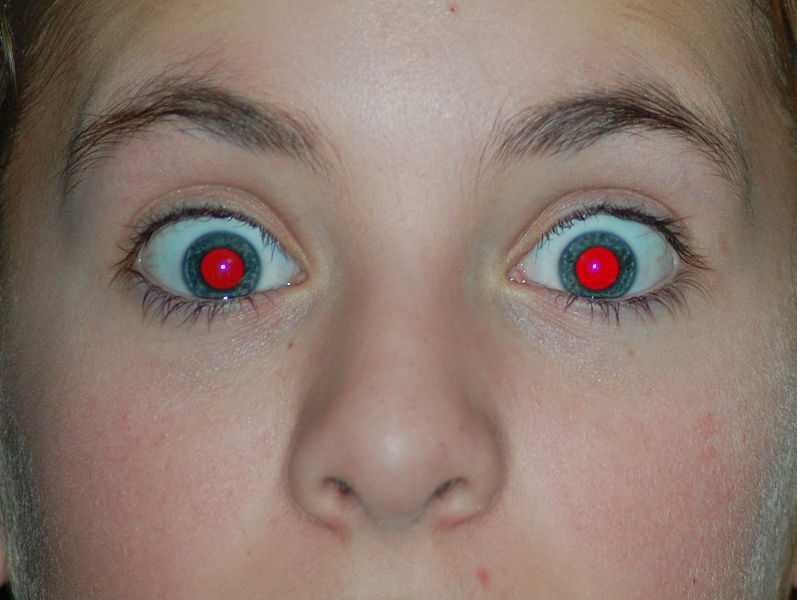
#> input picture data/images/red_eyes.jpg, 797 x 600 px
$ jupyter execute Automatic_Red_Eye_Removal.ipynb   (older library calls are emulated)
#> lines starting #> are read from the running program, lines starting #| are printed output that depends on the picture; after the words box and inside, x2 and y2 are one past the last pixel; in counts of white or black regions, pixels touching at a corner belong together
### utils.py
import cv2
import matplotlib.pyplot as plt

def fixColorSpace(im):
    nDims = len(im.shape)
    if nDims == 3:
        imOut = cv2.cvtColor(im, cv2.COLOR_BGR2RGB)
    elif nDims == 2:
        imOut = cv2.cvtColor(im, cv2.COLOR_GRAY2RGB)

    return imOut

# [33 lines left out: functions imshow3, imshow2, not called in this run]

def imshow(im, scale = 1):
    imOut = fixColorSpace(im)
    plt.figure(figsize=(15 * scale, 15 * scale))
    plt.imshow(imOut)
    plt.axis('off')
    plt.show()

### Automatic_Red_Eye_Removal.ipynb
# Automatic Red Eye Removal

## Outline

- What causes the Red-Eye Effect in flash photography?
- How to remove Red-Eyes Automatically?
- Automatic Red-Eye Removal Results

## What causes the Red-Eye Effect in flash photography?

## How to remove Red-Eyes Automatically?

## Step 1: Eye detection

We use the standard **OpenCV Haar detector** (`haarcascade_eye.xml`) for eyes for finding the eyes

[cell 1]
import cv2
import numpy as np
from utils import imshow, imshow2
import time

[cell 2]
# Read image
img = cv2.imread("data/images/red_eyes.jpg", cv2.IMREAD_COLOR)
#> img is the input picture: shape (600, 797, 3); mean B, G, R 110, 120, 139.7

# Output image
imgOut = img.copy()

# Load HAAR cascade
eyesCascade = cv2.CascadeClassifier("haarcascade_eye.xml")

# Detect eyes
eyes = eyesCascade.detectMultiScale(img,scaleFactor=1.3, minNeighbors=4, minSize=(100, 100))
#> eyes = [[92, 142, 233, 233], [457, 118, 272, 272]]

## Step 2 : Masking red eyes

**Observation** : Red eyes are BRIGHT RED.

**Heuristics**

> **R > Threshold**
> AND
> **R > G +B**

## Step 3: Cleaning up pupil mask

1. Fill Holes
2. Dilate

## Step 4: How to fix Red-Eyes

1. The pupil should be dark.
2. $R = f(G,B)$

[cell 3]
def fillHoles(mask):
    '''
        This hole filling algorithm is decribed in this post
        https://www.learnopencv.com/filling-holes-in-an-image-using-opencv-python-c/
    '''
    maskFloodfill = mask.copy()
    h, w = maskFloodfill.shape[:2]
    maskTemp = np.zeros((h+2, w+2), np.uint8)
    cv2.floodFill(maskFloodfill, maskTemp, (0, 0), 255)
    mask2 = cv2.bitwise_not(maskFloodfill)
    return mask2 | mask

[cell 4]
# For every detected eye
for (x, y, w, h) in eyes:
    # Extract eye from the image
    eye = img[y:y+h, x:x+w]
    # Split eye image into 3 channels
    b = eye[:, :, 0]
    g = eye[:, :, 1]
    r = eye[:, :, 2]
    # Uncomment to see the channels
    # bgr = np.hstack((b, g, r))
    #imshow(bgr)
    # Add the green and blue channels.
    bg = cv2.add(b, g)
    # Simple red eye detector.
    mask = (r > 150) &  (r > bg)
    # Convert the mask to uint8 format.
    mask = mask.astype(np.uint8)*255
    # Clean mask -- 1) File holes 2) Dilate (expand) mask.
    mask = fillHoles(mask)
    # Dilate
    mask = cv2.dilate(mask, None, anchor=(-1, -1), iterations=3, borderType=1, borderValue=1)
    # Calculate the mean channel by averaging
    # the green and blue channels
    mean = np.zeros(b.shape)
    mask = mask.astype(np.bool)[:, :, np.newaxis]
    mean = mean[:, :, np.newaxis]
    # Copy the eye from the original image.
    eyeOut = eye.copy()
    # Copy the mean image to the output image.
    eyeOut = np.where(mask, mean, eyeOut)
    # Copy the fixed eye to the output image.
    imgOut[y:y+h, x:x+w, :] = eyeOut
#> this loop made 2 passes
#> pass 1, `eye = img[y:y+h, x:x+w]`:
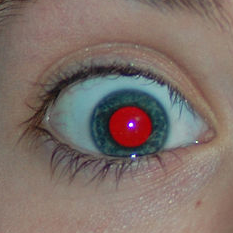
#> eye: shape (233, 233, 3); mean B, G, R 105.2, 111.9, 126.1
#> pass 1, `b = eye[:, :, 0]`:
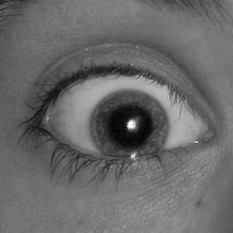
#> b: shape (233, 233); min 0, max 255, mean 105.2
#> pass 1, `g = eye[:, :, 1]`:
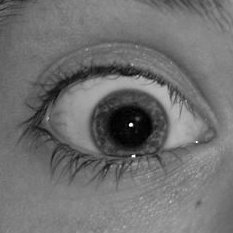
#> g: shape (233, 233); min 0, max 255, mean 111.9
#> pass 1, `r = eye[:, :, 2]`:
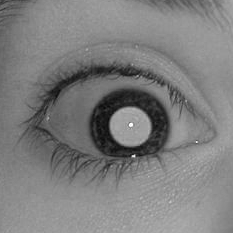
#> r: shape (233, 233); min 9, max 255, mean 126.1
#> after the loop:
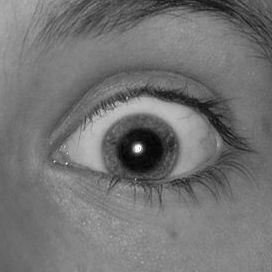
#> b: shape (272, 272); min 2, max 255, mean 114.9
#> after the loop:
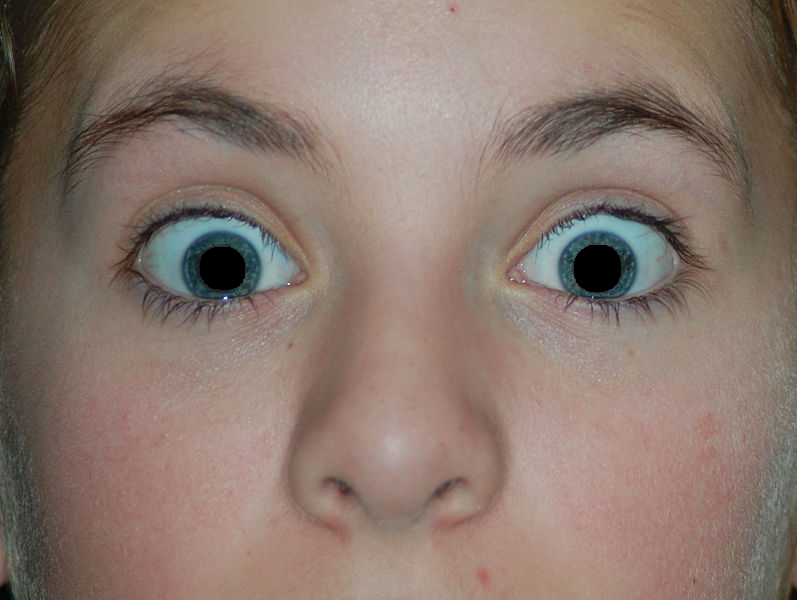
#> imgOut: shape (600, 797, 3); 0.73% of pixels changed, all inside (x1, y1, x2, y2) = (200, 245, 621, 292)
#> after the loop:
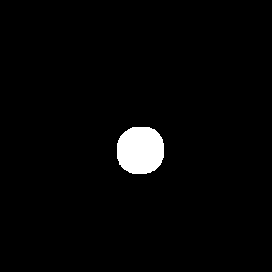
#> mask: shape (272, 272, 1) bool; 2.5% white; 1 white region, box (x1, y1, x2, y2) and area: (117, 127, 164, 174) 1859

# What's wrong with the results?

[cell 5]
# Create a horizontal stack
outputImage = np.hstack([img, imgOut])
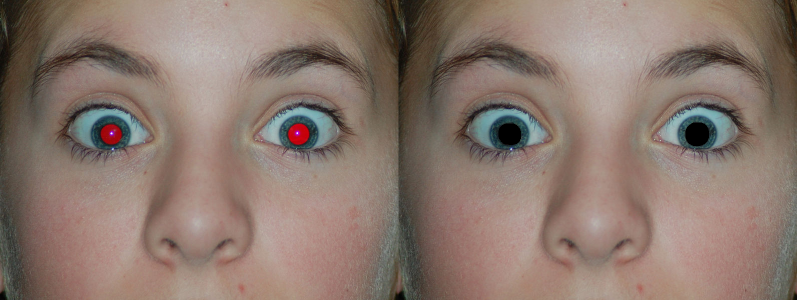
#> outputImage: shape (600, 1594, 3) (shown at 1/2 size); mean B, G, R 109.8, 120, 139.1
cv2.imwrite("data/images/redEyeRemoved.png",outputImage)
imshow(outputImage)
#> in fixColorSpace, `nDims = len(im.shape)`: nDims = 3

$ run again, with data/images/automatic-red-eye-removal-1-small.jpg copied over data/images/red_eyes.jpg
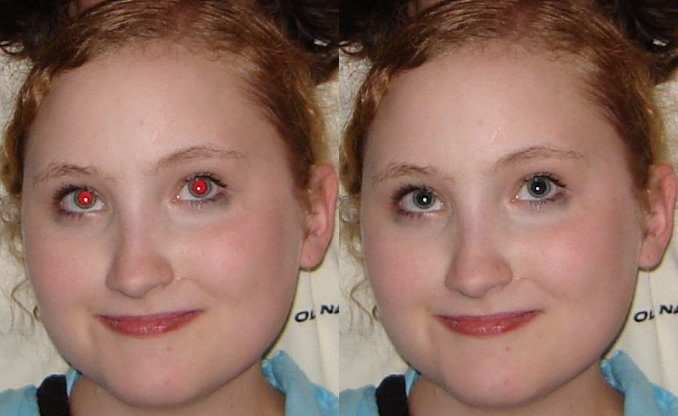
#> input picture data/images/automatic-red-eye-removal-1-small.jpg, 678 x 416 px
#> img is the input picture: shape (416, 678, 3); mean B, G, R 98.6, 111.6, 145
#> eyes = [[135, 124, 127, 127], [472, 118, 128, 128]]
#> the loop `for (x, y, w, h) in eyes:` made 2 passes
#> pass 1, `r = eye[:, :, 2]`:
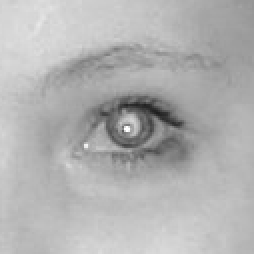
#> r: shape (127, 127) (shown 2 times larger); min 29, max 255, mean 177.7
#> `outputImage = np.hstack([img, imgOut])`:
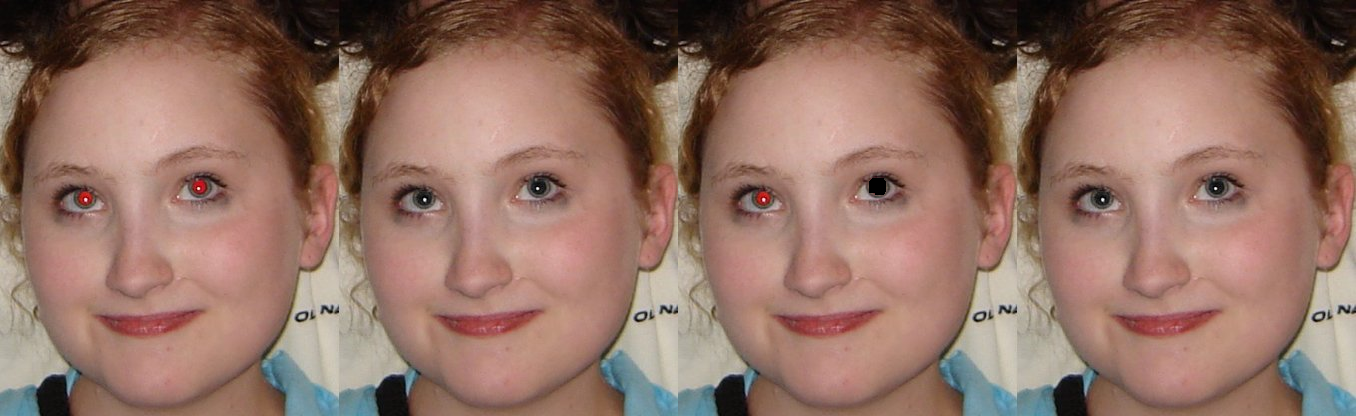
#> outputImage: shape (416, 1356, 3); mean B, G, R 98.6, 111.6, 144.9
#> nDims = 3
